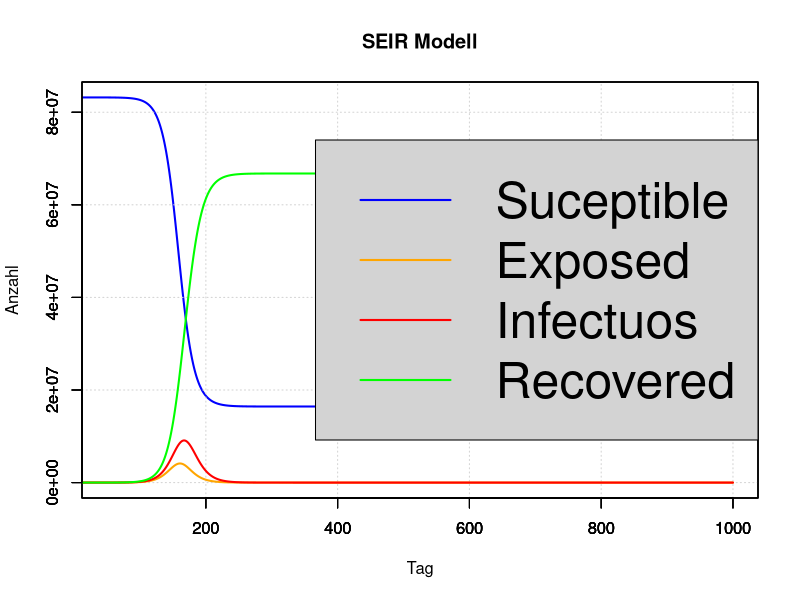

This chart was generated by the following R code:
#!/usr/bin/env Rscript
#
#
# Script: SEIR.r
#
# Stand: 2020-10-21
# (c) 2020 by Thomas Arend, Rheinbach
# E-Mail: thomas@arend-rhb.de
#

MyScriptName <-"SEIR"


# Epidemiologie SEIR Modell

library(data.table)

setwd("~/git/R-Example")

pEI <- 1/3 # probability to get infectious after being exposed
pIR <- 1/7 # probability to recover when infectious

Tn <- 1000 # Number of iterations (days)

Population <- 83200000 # Population at start

R0 <- 2 * pIR # Reproduction value at start (persons / day)

png(filename="png/SEIR.png"
  , width = 1920
  , height = 1080
  )

options ( digits = 4 )

SEIR <- data.table(
    S = c( Population - 100 , rep(0,Tn-1))
  , E = c( 100 ,rep(0,Tn-1))
  , I = rep( 0 , Tn )
  , R = rep( 0 , Tn )
)

for  (i in 2:Tn) {
  
  SEIR$R[i] <- SEIR$R[i-1] + SEIR$I[i-1] * pIR
  
  SEIR$I[i] <- SEIR$I[i-1] * ( 1 - pIR ) + SEIR$E[i-1] * pEI 
  
  Infect <-  R0 * SEIR$S[i-1] / Population * SEIR$I[i-1]
  
  if (Infect > SEIR$S[i-1] ) { Infect = SEIR$S[i-1] }
  
  SEIR$E[i] <- SEIR$E[i-1] * ( 1 - pEI ) + Infect
  
  SEIR$S[i] <- SEIR$S[i-1] - Infect
  
}

plot( 1:Tn
     , SEIR$S
     , type="l"
     , lwd = 2
     , col = "blue"
     , xlab = "Tag"
     , ylab = "Anzahl"
     , xlim = c( 50, Tn)
     , ylim = c(0, Population)
     , main = "SEIR Modell"
)
grid()

par ( new = TRUE )

plot( 1:Tn 
     , SEIR$E
     , type="l"
     , lwd = 2
     , col = "orange"
     , xlab = ""
     , xlim = c( 50, Tn)
     , ylab = ""
     , ylim = c(0, Population)
)

par ( new = TRUE )

plot( 1:Tn 
     , SEIR$I
     , type="l"
     , lwd = 2
     , col = "red"
     , xlab = ""
     , xlim = c( 50, Tn)
     , ylab = ""
     , ylim = c(0, Population)
)

par ( new = TRUE )

plot(1:Tn 
     ,  SEIR$R
     , type="l"
     , lwd = 2
     , col = "green"
     , xlab = ""
     , xlim = c( 50, Tn)
     , ylab = ""
     , ylim = c(0, Population)
)

legend( "right"
      , legend = c("Suceptible", "Exposed", "Infectuos", "Recovered")
#      , lty = 2
      , col = c("blue","orange","red","green")
      , cex = 3
      , lwd = 2
      , bg = "lightgray"
      )
print (SEIR)

dev.off()
